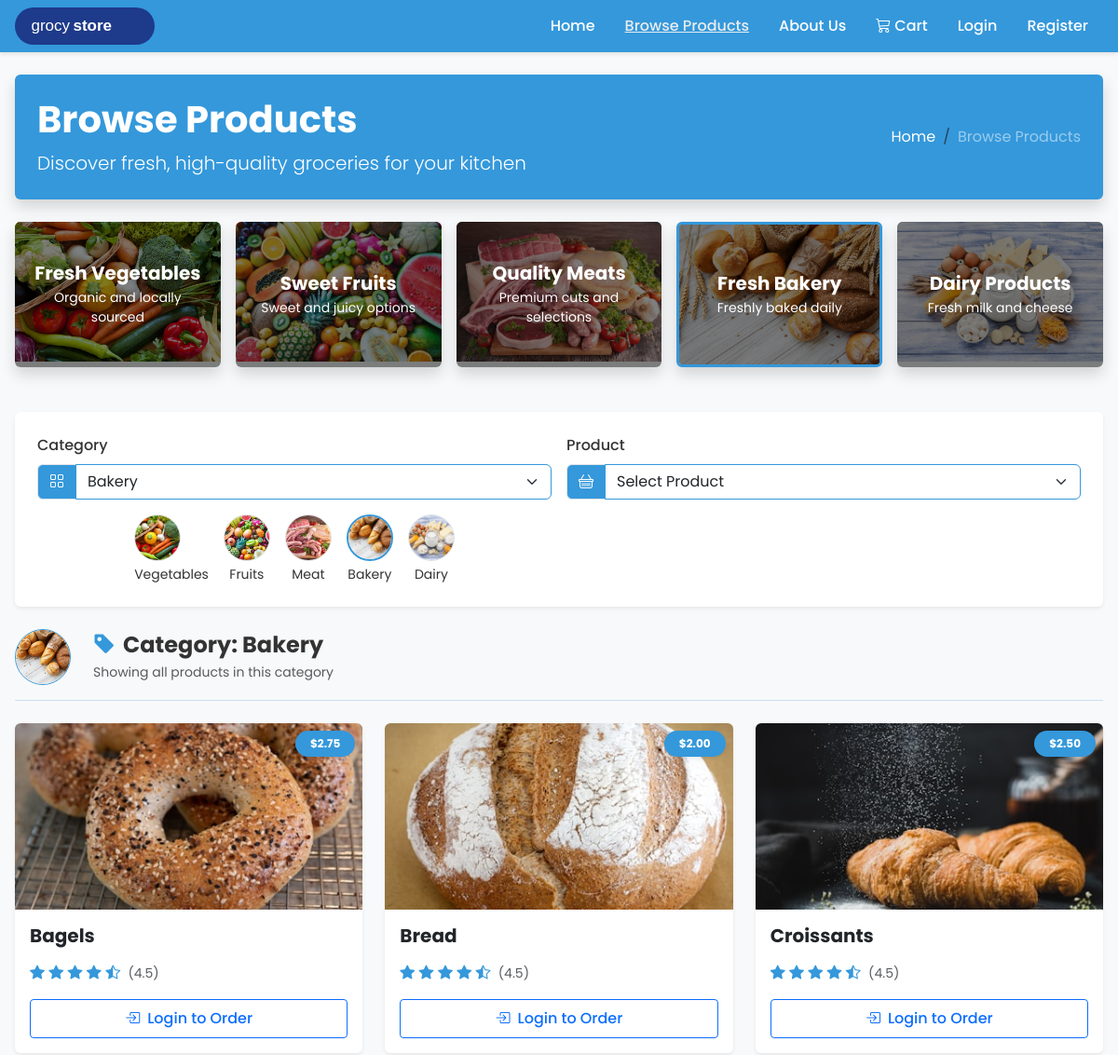
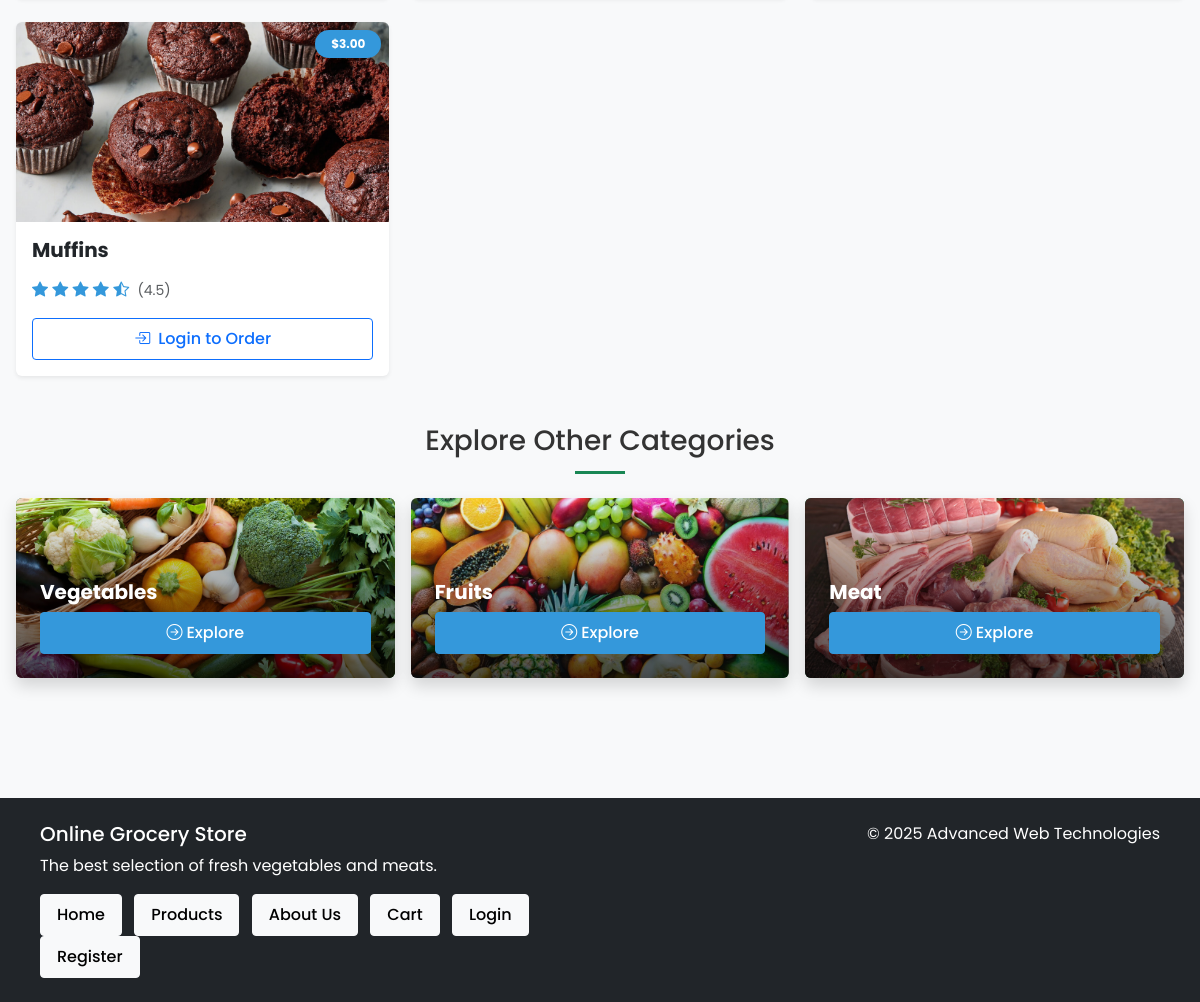
The page /products?category=Bakery on the database its author committed (2 pictures, top to bottom).
### tables this page shows
CREATE TABLE `product` (
  `id` INT UNSIGNED AUTO_INCREMENT PRIMARY KEY,
  `category` ENUM('Vegetables','Fruits','Meat','Bakery','Dairy') NOT NULL,
  `name` VARCHAR(64) NOT NULL,
  `price` DECIMAL(6,2) NOT NULL,
  `image_url` VARCHAR(255) NOT NULL,
  INDEX `idx_product_category` (`category`)
);

### src/views/browse.php (the view, shortened to what the rows shown need)
<div class="category-header position-relative mb-4 bg-primary text-white p-4 rounded shadow">
    <div class="row align-items-center">
        <div class="col-lg-6">
            <h1 class="fw-bold mb-2">Browse Products</h1>
        </div>
    </div>
</div>
<?php if (!empty($selectedCategory)): ?>
    <div class="selected-category mb-4">
        <div class="row align-items-center">
            <div class="col">
                <h2 class="h4 fw-bold mb-1"><i class="bi bi-tag-fill text-primary me-2"></i>Category: <?= htmlspecialchars($selectedCategory) ?></h2>
            </div>
        </div>
    </div>
<?php endif; ?>
<div class="row row-cols-1 row-cols-md-3 g-4 mb-5">
    <?php if (!empty($products)): ?>
        <?php foreach ($products as $product): ?>
            <div class="col">
                <div class="product-card h-100 rounded shadow-sm overflow-hidden border-0 <?= $selectedProductId === (int)$product['id'] ? 'border-primary border-2' : '' ?>"
                     data-product-id="<?= (int)$product['id'] ?>">
                    <div class="position-relative">
                        <?php
                        $imagePath = $product['image_url'];
                        if (strpos($imagePath, 'public/') === 0) {
                            $imagePath = substr($imagePath, 7);
                        }
                        ?>
                        <a href="product?id=<?= (int)$product['id'] ?>" class="text-decoration-none product-img-link">
                            <img src="<?= htmlspecialchars($imagePath) ?>" class="card-img-top product-img" alt="<?= htmlspecialchars($product['name']) ?>" onerror="this.src='images/products/placeholder.jpg'" style="height: 200px; object-fit: cover;">
                            <div class="product-overlay position-absolute top-0 end-0 m-2">
                                <span class="badge bg-primary rounded-pill px-3 py-2 shadow-sm">$<?= number_format((float)$product['price'], 2) ?></span>
                            </div>
                        </a>
                    </div>
                    <div class="card-body d-flex flex-column p-3">
                        <h5 class="card-title fw-bold mb-3">
                            <a href="product?id=<?= (int)$product['id'] ?>" class="text-decoration-none text-dark">
                                <?= htmlspecialchars($product['name']) ?>
                            </a>
                        </h5>
                        <div class="mb-3 text-primary">
                            <i class="bi bi-star-fill"></i>
                            <i class="bi bi-star-fill"></i>
                            <i class="bi bi-star-fill"></i>
                            <i class="bi bi-star-fill"></i>
                            <i class="bi bi-star-half"></i>
                            <small class="text-muted ms-1">(4.5)</small>
                        </div>
                        <div class="mt-auto text-center">
                            <?php if (isset($_SESSION['user_id'])): ?>
                                <div class="d-flex align-items-center justify-content-center mb-2">
                                    <div class="input-group" style="max-width: 160px;">
                                        <button type="button" class="btn btn-outline-secondary quantity-decrease">
                                            <i class="bi bi-dash"></i>
                                        </button>
                                        <input type="number" class="form-control text-center quantity-input" value="1" min="1" max="99" style="min-width: 60px; width: 60px;">
                                        <button type="button" class="btn btn-outline-secondary quantity-increase">
                                            <i class="bi bi-plus"></i>
                                        </button>
                                    </div>
                                </div>
                                <button class="btn btn-primary w-100 order-btn" data-product-id="<?= (int)$product['id'] ?>">
                                    <i class="bi bi-cart-plus me-2"></i>Add to Cart
                                </button>
                            <?php else: ?>
                                <a href="login" class="btn btn-outline-primary w-100">
                                    <i class="bi bi-box-arrow-in-right me-2"></i>Login to Order
                                </a>
                            <?php endif; ?>
                        </div>
                    </div>
                </div>
            </div>
        <?php endforeach; ?>
    <?php endif; ?>
</div>

### rows shown on the page
product: image_url (picture), price "2.75", name "Bagels"
product: image_url (picture), price "2.00", name "Bread"
product: image_url (picture), price "2.50", name "Croissants"
product: image_url (picture), price "3.00", name "Muffins"

### other values the page prints
$categoryLabels[$category] "Fresh Vegetables"
$categoryDesc[$category] "Organic and locally sourced"
$categoryLabels[$category] "Sweet Fruits"
$categoryDesc[$category] "Sweet and juicy options"
$categoryLabels[$category] "Quality Meats"
$categoryDesc[$category] "Premium cuts and selections"
$categoryLabels[$category] "Fresh Bakery"
$categoryDesc[$category] "Freshly baked daily"
$categoryLabels[$category] "Dairy Products"
$categoryDesc[$category] "Fresh milk and cheese"
$category "Vegetables"
$category "Fruits"
$category "Meat"
$category "Bakery"
$category "Dairy"
